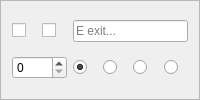
       <widget class="QFrame" name="frame_e">
        <property name="sizePolicy">
         <sizepolicy hsizetype="Preferred" vsizetype="Preferred">
          <horstretch>0</horstretch>
          <verstretch>0</verstretch>
         </sizepolicy>
        </property>
        <property name="frameShape">
         <enum>QFrame::StyledPanel</enum>
        </property>
        <property name="frameShadow">
         <enum>QFrame::Raised</enum>
        </property>
        <layout class="QGridLayout" name="gridLayout_e">
         <item row="0" column="0">
          <widget class="QCheckBox" name="noroute_e">
           <property name="cursor">
            <cursorShape>PointingHandCursor</cursorShape>
           </property>
           <property name="focusPolicy">
            <enum>Qt::NoFocus</enum>
           </property>
           <property name="toolTip">
            <string>Prevent a route being created via this exit, equivalent to an infinite exit weight</string>
           </property>
           <property name="text">
            <string/>
           </property>
           <property name="checkable">
            <bool>true</bool>
           </property>
          </widget>
         </item>
         <item row="0" column="1">
          <widget class="QCheckBox" name="stub_e">
           <property name="cursor">
            <cursorShape>PointingHandCursor</cursorShape>
           </property>
           <property name="toolTip">
            <string>Create an exit in this direction with unknown destination, mutually exclusive with an actual exit roomID</string>
           </property>
           <property name="text">
            <string/>
           </property>
          </widget>
         </item>
         <item row="0" column="2" colspan="4">
          <widget class="QLineEdit" name="e">
           <property name="toolTip">
            <string>Set the number of the room east of this one, will be blue for a valid number or red for invalid</string>
           </property>
           <property name="placeholderText">
            <string>E exit...</string>
           </property>
          </widget>
         </item>
         <item row="1" column="0" colspan="2">
          <widget class="QSpinBox" name="weight_e">
           <property name="maximum">
            <number>9999</number>
           </property>
          </widget>
         </item>
         <item row="1" column="2">
          <widget class="QRadioButton" name="doortype_none_e">
           <property name="cursor">
            <cursorShape>PointingHandCursor</cursorShape>
           </property>
           <property name="toolTip">
            <string>No door symbol is drawn on 2D Map for this exit</string>
           </property>
           <property name="text">
            <string/>
           </property>
           <property name="checked">
            <bool>true</bool>
           </property>
           <attribute name="buttonGroup">
            <string notr="true">doortype_e</string>
           </attribute>
          </widget>
         </item>
         <item row="1" column="3">
          <widget class="QRadioButton" name="doortype_open_e">
           <property name="cursor">
            <cursorShape>PointingHandCursor</cursorShape>
           </property>
           <property name="toolTip">
            <string>Green (Open) door symbol is drawn on 2D Map, can be set on either a stub or a real exit</string>
           </property>
           <property name="text">
            <string/>
           </property>
           <attribute name="buttonGroup">
            <string notr="true">doortype_e</string>
           </attribute>
          </widget>
         </item>
         <item row="1" column="4">
          <widget class="QRadioButton" name="doortype_closed_e">
           <property name="cursor">
            <cursorShape>PointingHandCursor</cursorShape>
           </property>
           <property name="toolTip">
            <string>Orange (Closed) door symbol is drawn on 2D Map, can be set on either a stub or a real exit</string>
           </property>
           <property name="text">
            <string/>
           </property>
           <attribute name="buttonGroup">
            <string notr="true">doortype_e</string>
           </attribute>
          </widget>
         </item>
         <item row="1" column="5">
          <widget class="QRadioButton" name="doortype_locked_e">
           <property name="cursor">
            <cursorShape>PointingHandCursor</cursorShape>
           </property>
           <property name="toolTip">
            <string>Red (Locked) door symbol is drawn on 2D Map, can be set on either a stub or a real exit</string>
           </property>
           <property name="text">
            <string/>
           </property>
           <attribute name="buttonGroup">
            <string notr="true">doortype_e</string>
           </attribute>
          </widget>
         </item>
        </layout>
       </widget>
